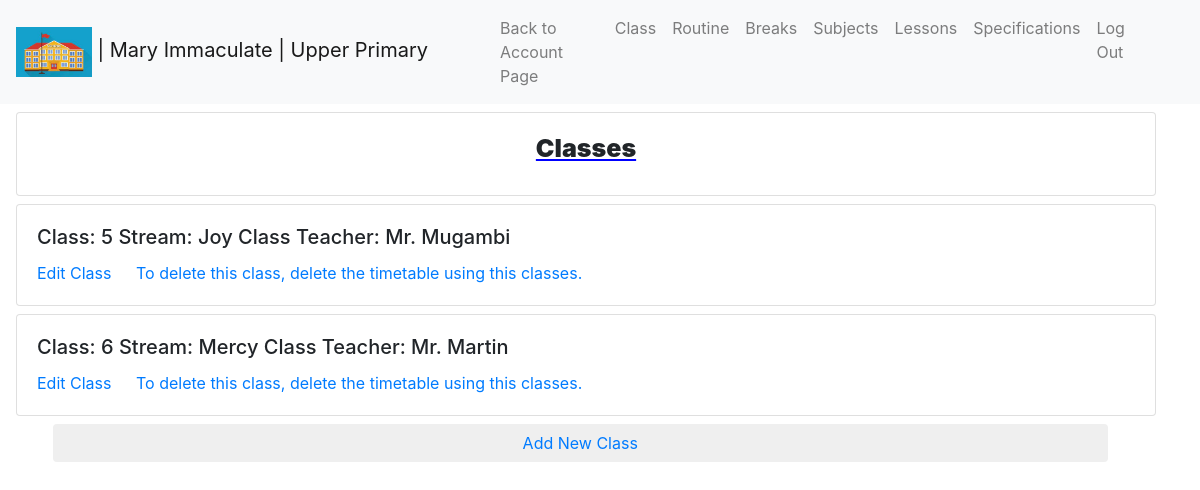
The page /school/S6gHC1W5/groups/upper-primary/classes/ (signed in) on the database its author committed.
### school/models.py (models this page shows, shortened)
class School(models.Model):
    user = models.ForeignKey(settings.AUTH_USER_MODEL, on_delete=models.CASCADE, db_index=True)
    schoolname = models.CharField(max_length=200)
    randomid = models.CharField(max_length=60, unique=True)
    schoollogo = models.ImageField(upload_to='logo', validators=[validate_logo], default='logo.jpg')
    class Meta:
        verbose_name = ("School")
        verbose_name_plural = ("Schools")

class Streams(models.Model):
    school = models.ForeignKey(School, on_delete=models.CASCADE)
    streamname = models.CharField(max_length=100)
    slug = models.SlugField()
    class Meta:
        verbose_name = ("Stream")
        verbose_name_plural = ("Streams")

class Teachers(models.Model):
    school = models.ForeignKey(School, on_delete=models.CASCADE)
    teachername = models.CharField(max_length=100)
    randomid = models.CharField(max_length=60, unique=True)
    class Meta:
        verbose_name = ("Teacher")
        verbose_name_plural = ("Teachers")

### groups/models.py (models this page shows, shortened)
class SchoolGroups(models.Model):
    school = models.ForeignKey(School, on_delete=models.CASCADE)
    groupname = models.CharField(max_length=100)
    slug = models.SlugField()
    lessonduration = models.PositiveIntegerField()
    class Meta:
        verbose_name = ("Group")
        verbose_name_plural = ("Groups")

class Groupclasses(models.Model):
    group = models.ForeignKey(SchoolGroups, on_delete=models.CASCADE)
    stream = models.ForeignKey(Streams, on_delete=models.CASCADE)
    classteacher = models.ForeignKey(Teachers, on_delete=models.CASCADE)
    classname = models.CharField(max_length=100)
    slug = models.SlugField()
    class Meta:
        verbose_name = ("Group class")
        verbose_name_plural = ("Group classes")
    def ifcandelete(self):
        from timetable.models import Timetablelessons, Timetablebreaks
        check1 = Timetablelessons.objects.filter(theclass__id=self.id).count()
        check2 = Timetablebreaks.objects.filter(theclass__id=self.id).count()
        if (check1 > 0) or (check2 > 0):
            return False
        else:
            return True

### groups/views.py (the view)
# urls.py: path('school/<randomid>/groups/<groupslug>/classes/', views.classview, name="classview"),
@login_required
def classview(request, randomid, groupslug):
    theschool = get_object_or_404(School, randomid=randomid)
    thegroup = get_object_or_404(SchoolGroups, school__randomid=randomid, slug=groupslug)
    classes = Groupclasses.objects.filter(group__id=thegroup.id)
    return render(request, "frontend/groups/classesview.html", {"theschool":theschool, "thegroup":thegroup, "classes":classes})

### frontend/templates/frontend/groups/classesview.html (shortened to what this page needs)
{% extends "base/group.html" %}
{% block schooldetails %}
<a class="navbar-brand" href="{% url 'groupdisplay' randomid=theschool.randomid groupslug=thegroup.slug %}"><img src="{{ theschool.schoollogo.url }}" alt="{{ theschool.schoolname }}"  height="50px"> | {{ theschool.schoolname }} | {{ thegroup.groupname }}</a>
{% endblock %}
{% block navigation %}
<li class="nav-item">
    <a class="nav-link" href="{% url 'classview' randomid=theschool.randomid groupslug=thegroup.slug %}">Class</a>
</li>
<li class="nav-item">
    <a class="nav-link" href="{% url 'routineview' randomid=theschool.randomid groupslug=thegroup.slug %}">Routine</a>
</li>
<li class="nav-item">
    <a class="nav-link" href="{% url 'breakview' randomid=theschool.randomid groupslug=thegroup.slug %}">Breaks</a>
</li>
<li class="nav-item">
    <a class="nav-link" href="{% url 'groupsubjectsview' randomid=theschool.randomid groupslug=thegroup.slug %}">Subjects</a>
</li>
<li class="nav-item">
    <a class="nav-link" href="{% url 'lessonsview' randomid=theschool.randomid groupslug=thegroup.slug %}">Lessons</a>
</li>
<li class="nav-item">
    <a class="nav-link" href="{% url 'specificationsview' randomid=theschool.randomid groupslug=thegroup.slug %}">Specifications</a>
</li>
{% endblock %}
{% block content %}
{% if classes|length > 0 %}
<div class="card mt-2 mx-3" style="width: 95%;">
    <div class="card-body">
      <h5 class="card-title my_card_title">Classes</h5>
    </div>
  </div>
{% for class in classes %}
<div class="card mt-2 mx-3" style="width: 95%;">
    <div class="card-body">
      <h5 class="card-title">Class: {{ class.classname }} Stream: {{ class.stream.streamname }} Class Teacher: {{ class.classteacher.teachername }}</h5>
      <a href="{% url 'editclass' randomid=theschool.randomid groupslug=thegroup.slug classslug=class.slug %}" class="card-link">Edit Class</a>
      {% if class.ifcandelete is True %}<a href="{% url 'deleteclass' randomid=theschool.randomid groupslug=thegroup.slug classslug=class.slug %}" class="card-link">Delete Class (This is not reversible)</a>
      {% else %}<a href="#" class="card-link disabled">To delete this class, delete the timetable using this classes.</a>{% endif %}
    </div>
</div>
{% endfor %}
{% else %}
<div class="card mt-2 mx-3" style="width: 95%;">
  <div class="card-body">
    <h5 class="card-title">Sorry, you have no classes currently.</h5>
  </div>
</div>
{% endif %}
<div class="container mb-3">
  <div class="row">
      <div class="col-md-12">
          <button class="btn mt-2 mx-2"  style="width: 95%;">
            <a href="{% url 'addclass' randomid=theschool.randomid groupslug=thegroup.slug %}">Add New Class</a>
          </button>
      </div>
  </div>
</div>
{% endblock %}

### frontend/static/frontend/css/style.css (style rules this page uses)
body { margin: 0; }
.my_card_title { text-align: center; font-weight: 900; font-size: 25px; text-decoration-line: underline; text-decoration-color: blue; }

### rows shown on the page
School: schoollogo (picture), schoolname "Mary Immaculate"
SchoolGroups: groupname "Upper Primary"
Groupclasses: classname "5", stream.streamname "Joy", classteacher.teachername "Mr. Mugambi", shows "To delete this class, delete the timetable using this classes."
Groupclasses: classname "6", stream.streamname "Mercy", classteacher.teachername "Mr. Martin", shows "To delete this class, delete the timetable using this classes."
